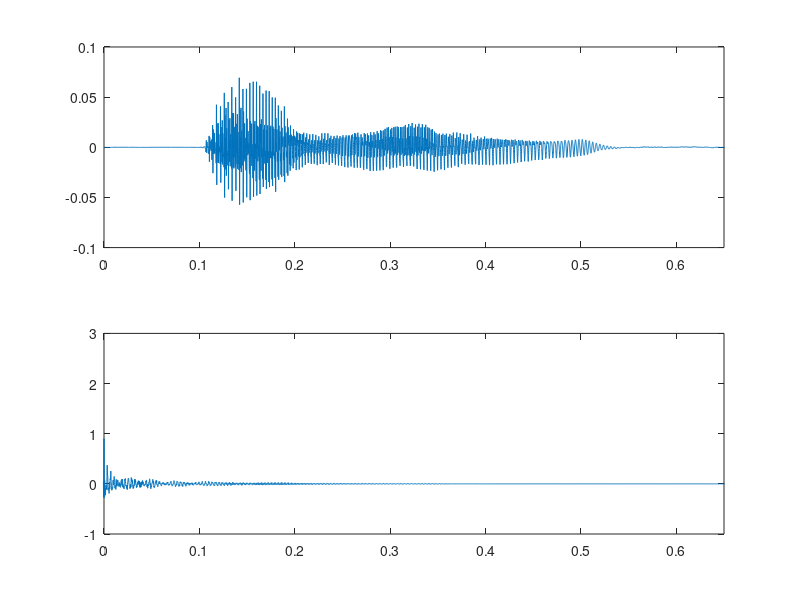

MATLAB code to generate this figure:
clc; clear all; close all
load('parametrs.mat')
load('zena_ahoj.mat')
% figure(1); plot(speech);

segment = speech(16000:27000);
% figure(2); plot(segment)

figure(2); subplot(2,1,1);
plot([1:size(segment)]/Fs, segment)
axis([0 0.65 -0.1 0.1]);

[cor,tau]=xcorr(segment);
subplot(2,1,2);
plot(tau/Fs,cor);
axis([0 0.65 -1 3]);

%Vypocet zakladniho hlasivkoveho tonu:
[M, i] = max(cor); %M je max. hodnota, i je cislo vzorku
T0= max(cor((i+16) : length(cor) )) %hleda od kmitoctu nizzsich 1kHz
F0 = 1/T0
% 
% 
% cor((length(tau)+1)/2) %hodnota corelacni funkce pro tau=0
% maxk(cor,10) %hledani max. zacina od tau=0.05s (20Hz)  
% 
% 
% figure(1111)
% plot(tau,cor);
